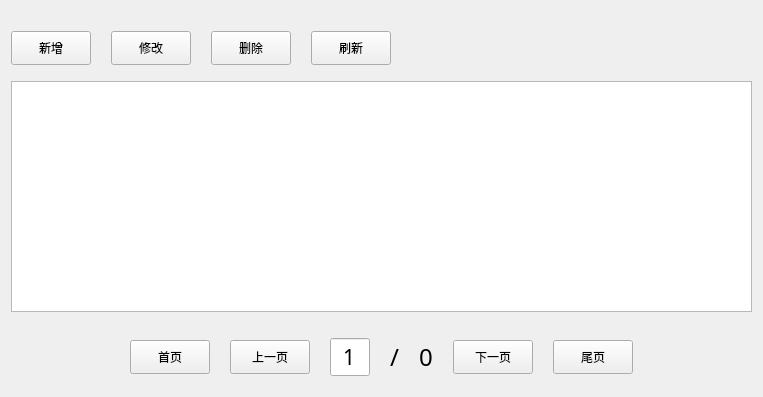
<?xml version="1.0" encoding="UTF-8"?>
<ui version="4.0">
 <class>Client</class>
 <widget class="QWidget" name="Client">
  <property name="geometry">
   <rect>
    <x>0</x>
    <y>0</y>
    <width>763</width>
    <height>397</height>
   </rect>
  </property>
  <property name="windowTitle">
   <string>Form</string>
  </property>
  <layout class="QHBoxLayout" name="horizontalLayout">
   <item>
    <layout class="QVBoxLayout" name="verticalLayout">
     <item>
      <layout class="QHBoxLayout" name="BtnLayout">
       <property name="spacing">
        <number>20</number>
       </property>
       <property name="leftMargin">
        <number>0</number>
       </property>
       <property name="topMargin">
        <number>20</number>
       </property>
       <property name="rightMargin">
        <number>0</number>
       </property>
       <property name="bottomMargin">
        <number>10</number>
       </property>
       <item>
        <widget class="QPushButton" name="btn_insert">
         <property name="minimumSize">
          <size>
           <width>0</width>
           <height>34</height>
          </size>
         </property>
         <property name="styleSheet">
          <string notr="true"/>
         </property>
         <property name="text">
          <string>新增</string>
         </property>
        </widget>
       </item>
       <item>
        <widget class="QPushButton" name="btn_updata">
         <property name="minimumSize">
          <size>
           <width>0</width>
           <height>34</height>
          </size>
         </property>
         <property name="text">
          <string>修改</string>
         </property>
        </widget>
       </item>
       <item>
        <widget class="QPushButton" name="btn_delete">
         <property name="minimumSize">
          <size>
           <width>0</width>
           <height>34</height>
          </size>
         </property>
         <property name="text">
          <string>删除</string>
         </property>
        </widget>
       </item>
       <item>
        <widget class="QPushButton" name="btn_select">
         <property name="minimumSize">
          <size>
           <width>0</width>
           <height>34</height>
          </size>
         </property>
         <property name="text">
          <string>刷新</string>
         </property>
        </widget>
       </item>
       <item>
        <spacer name="horizontalSpacer">
         <property name="orientation">
          <enum>Qt::Horizontal</enum>
         </property>
         <property name="sizeHint" stdset="0">
          <size>
           <width>40</width>
           <height>20</height>
          </size>
         </property>
        </spacer>
       </item>
      </layout>
     </item>
     <item>
      <widget class="QTableView" name="tableView">
       <property name="frameShape">
        <enum>QFrame::StyledPanel</enum>
       </property>
       <property name="verticalScrollBarPolicy">
        <enum>Qt::ScrollBarAsNeeded</enum>
       </property>
       <property name="horizontalScrollBarPolicy">
        <enum>Qt::ScrollBarAsNeeded</enum>
       </property>
       <property name="sizeAdjustPolicy">
        <enum>QAbstractScrollArea::AdjustIgnored</enum>
       </property>
       <property name="showDropIndicator" stdset="0">
        <bool>true</bool>
       </property>
       <property name="dragDropOverwriteMode">
        <bool>true</bool>
       </property>
       <property name="alternatingRowColors">
        <bool>true</bool>
       </property>
       <property name="selectionMode">
        <enum>QAbstractItemView::SingleSelection</enum>
       </property>
       <property name="selectionBehavior">
        <enum>QAbstractItemView::SelectRows</enum>
       </property>
       <attribute name="horizontalHeaderMinimumSectionSize">
        <number>100</number>
       </attribute>
       <attribute name="horizontalHeaderDefaultSectionSize">
        <number>130</number>
       </attribute>
       <attribute name="horizontalHeaderStretchLastSection">
        <bool>true</bool>
       </attribute>
       <attribute name="verticalHeaderVisible">
        <bool>false</bool>
       </attribute>
       <attribute name="verticalHeaderDefaultSectionSize">
        <number>40</number>
       </attribute>
      </widget>
     </item>
     <item>
      <layout class="QHBoxLayout" name="horizontalLayout_3">
       <property name="spacing">
        <number>20</number>
       </property>
       <property name="topMargin">
        <number>20</number>
       </property>
       <property name="bottomMargin">
        <number>10</number>
       </property>
       <item>
        <spacer name="horizontalSpacer_3">
         <property name="orientation">
          <enum>Qt::Horizontal</enum>
         </property>
         <property name="sizeHint" stdset="0">
          <size>
           <width>40</width>
           <height>20</height>
          </size>
         </property>
        </spacer>
       </item>
       <item>
        <widget class="QPushButton" name="btn_first">
         <property name="minimumSize">
          <size>
           <width>0</width>
           <height>34</height>
          </size>
         </property>
         <property name="text">
          <string>首页</string>
         </property>
        </widget>
       </item>
       <item>
        <widget class="QPushButton" name="btn_previous">
         <property name="minimumSize">
          <size>
           <width>0</width>
           <height>34</height>
          </size>
         </property>
         <property name="text">
          <string>上一页</string>
         </property>
        </widget>
       </item>
       <item>
        <widget class="QLineEdit" name="edit_thisPage">
         <property name="minimumSize">
          <size>
           <width>30</width>
           <height>0</height>
          </size>
         </property>
         <property name="maximumSize">
          <size>
           <width>40</width>
           <height>16777215</height>
          </size>
         </property>
         <property name="font">
          <font>
           <family>微软雅黑</family>
           <pointsize>16</pointsize>
          </font>
         </property>
         <property name="inputMethodHints">
          <set>Qt::ImhNone</set>
         </property>
         <property name="text">
          <string>1</string>
         </property>
         <property name="alignment">
          <set>Qt::AlignCenter</set>
         </property>
        </widget>
       </item>
       <item>
        <widget class="QLabel" name="label">
         <property name="font">
          <font>
           <family>Agency FB</family>
           <pointsize>18</pointsize>
          </font>
         </property>
         <property name="text">
          <string>/</string>
         </property>
         <property name="alignment">
          <set>Qt::AlignCenter</set>
         </property>
        </widget>
       </item>
       <item>
        <widget class="QLabel" name="label_pageCount">
         <property name="font">
          <font>
           <family>微软雅黑</family>
           <pointsize>18</pointsize>
          </font>
         </property>
         <property name="text">
          <string>0</string>
         </property>
         <property name="alignment">
          <set>Qt::AlignCenter</set>
         </property>
        </widget>
       </item>
       <item>
        <widget class="QPushButton" name="btn_next">
         <property name="minimumSize">
          <size>
           <width>0</width>
           <height>34</height>
          </size>
         </property>
         <property name="text">
          <string>下一页</string>
         </property>
        </widget>
       </item>
       <item>
        <widget class="QPushButton" name="btn_last">
         <property name="minimumSize">
          <size>
           <width>0</width>
           <height>34</height>
          </size>
         </property>
         <property name="text">
          <string>尾页</string>
         </property>
        </widget>
       </item>
       <item>
        <spacer name="horizontalSpacer_2">
         <property name="orientation">
          <enum>Qt::Horizontal</enum>
         </property>
         <property name="sizeHint" stdset="0">
          <size>
           <width>40</width>
           <height>20</height>
          </size>
         </property>
        </spacer>
       </item>
      </layout>
     </item>
    </layout>
   </item>
  </layout>
 </widget>
 <resources/>
 <connections/>
</ui>
